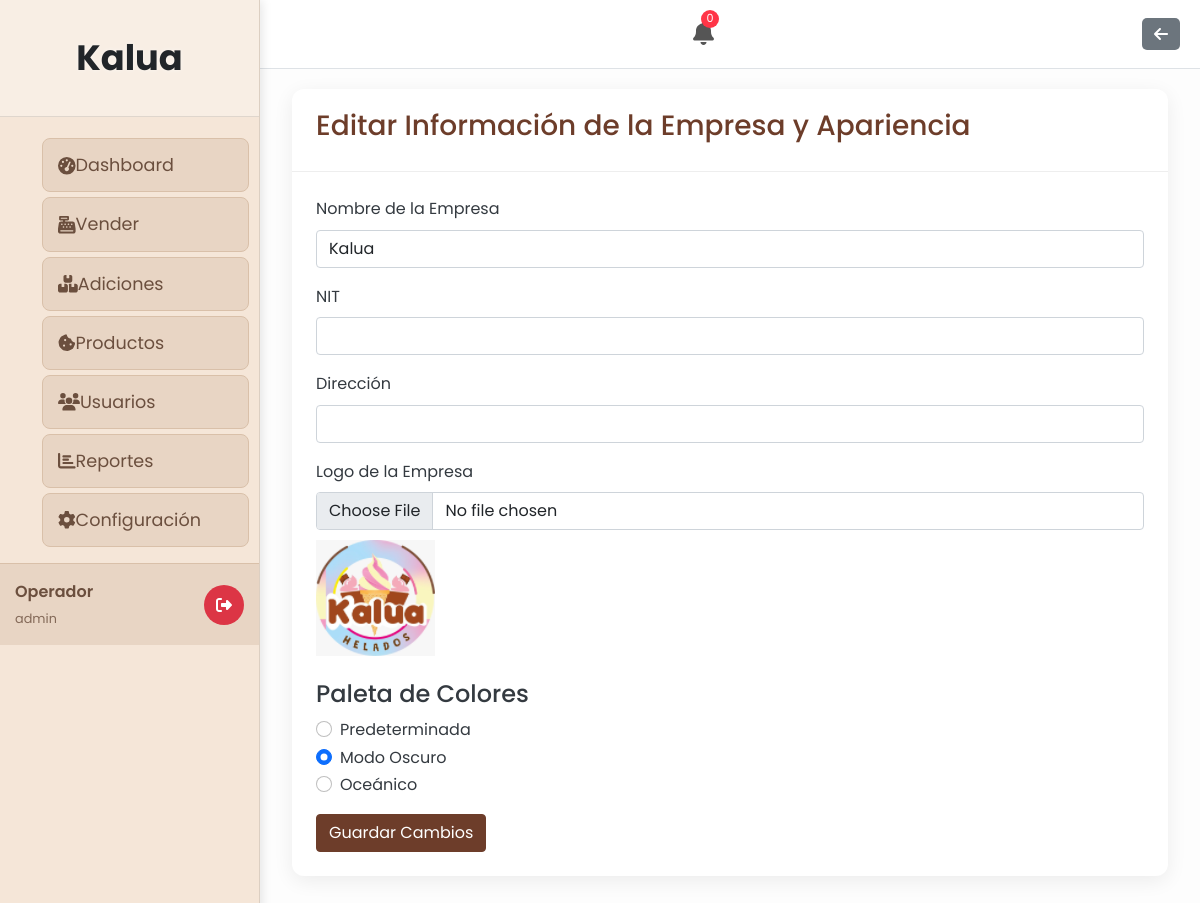
Page /configuracion.php (signed in) on the committed database.
### tables this page shows
CREATE TABLE `configuracion` (
  `id` int(11) NOT NULL,
  `nombre_empresa` varchar(255) NOT NULL,
  `nit` varchar(255) DEFAULT NULL,
  `direccion` varchar(255) DEFAULT NULL,
  `logo_url` varchar(255) DEFAULT NULL,
  `color_primario` varchar(7) DEFAULT '#4e73df',
  `color_secundario` varchar(7) DEFAULT '#1cc88a',
  `color_texto` varchar(7) DEFAULT '#ffffff'
);

### includes/auth_check.php (called while the page is built, shortened)
<?php
function isAdmin() {
    return isset($_SESSION['rol']) && ($_SESSION['rol'] === 'admin' || $_SESSION['rol'] === 'operador');
}
?>

### configuracion.php (the view, shortened to what this page needs)
<?php
require_once 'includes/auth_check.php';
$is_dashboard_page = true;
include 'includes/header.php';
?>
<div class="container-fluid">
    <div class="card">
        <div class="card-header">
            <h3 class="card-title">Editar Información de la Empresa y Apariencia</h3>
        </div>
        <div class="card-body">
            <form action="configuracion.php" method="POST" enctype="multipart/form-data">
                <div class="mb-3">
                    <label for="nombre_empresa" class="form-label">Nombre de la Empresa</label>
                    <input type="text" class="form-control" id="nombre_empresa" name="nombre_empresa" value="<?php echo htmlspecialchars($config['nombre_empresa'] ?? ''); ?>" required>
                </div>
                <div class="mb-3">
                    <label for="nit" class="form-label">NIT</label>
                    <input type="text" class="form-control" id="nit" name="nit" value="<?php echo htmlspecialchars($config['nit'] ?? ''); ?>">
                </div>
                <div class="mb-3">
                    <label for="direccion" class="form-label">Dirección</label>
                    <input type="text" class="form-control" id="direccion" name="direccion" value="<?php echo htmlspecialchars($config['direccion'] ?? ''); ?>">
                </div>
                <div class="mb-3">
                    <label for="logo" class="form-label">Logo de la Empresa</label>
                    <input type="file" class="form-control" id="logo" name="logo">
                    <?php if (!empty($config['logo_url'])): ?>
                        <img src="<?php echo htmlspecialchars($config['logo_url']); ?>" alt="Logo actual" style="max-width: 150px; margin-top: 10px;">
                    <?php endif; ?>
                </div>
                <h4 class="mt-4">Paleta de Colores</h4>
                <div class="mb-3">
                    <div class="form-check">
                        <input class="form-check-input" type="radio" name="palette" id="palette_default" value="default" <?php echo ($config['color_primario'] == '#FFFFFF') ? 'checked' : ''; ?>>
                        <label class="form-check-label" for="palette_default">Predeterminada</label>
                    </div>
                    <div class="form-check">
                        <input class="form-check-input" type="radio" name="palette" id="palette_dark" value="dark" <?php echo ($config['color_primario'] == '#212529') ? 'checked' : ''; ?>>
                        <label class="form-check-label" for="palette_dark">Modo Oscuro</label>
                    </div>
                    <div class="form-check">
                        <input class="form-check-input" type="radio" name="palette" id="palette_oceanic" value="oceanic" <?php echo ($config['color_primario'] == '#E0F7FA') ? 'checked' : ''; ?>>
                        <label class="form-check-label" for="palette_oceanic">Oceánico</label>
                    </div>
                </div>
                <button type="submit" class="btn btn-primary">Guardar Cambios</button>
            </form>
        </div>
    </div>
</div>
<?php include 'includes/footer.php'; ?>

### includes/header.php (shortened to what this page needs)
<?php
$conn = new mysqli(DB_HOST, DB_USER, DB_PASS, DB_NAME);
if ($conn->connect_error) {
    $site_name = 'App';
    $logo_url = '';
    $color_primario = '#343a40';
    $color_secundario = '#ffffff';
    $color_texto = '#000000';
} else {
    $result = $conn->query("SELECT nombre_empresa, logo_url, color_primario, color_secundario, color_texto FROM configuracion WHERE id = 1");
    if ($result && $result->num_rows > 0) {
        $config = $result->fetch_assoc();
        $site_name = $config['nombre_empresa'];
    } else {
        $site_name = 'App';
        $logo_url = '';
        $color_primario = '#343a40';
        $color_secundario = '#ffffff';
        $color_texto = '#000000';
    }
}
$is_dashboard_page = isset($is_dashboard_page) && $is_dashboard_page === true;
?><!DOCTYPE html>
<html lang="es">
<head>
    <link rel="stylesheet" href="public/css/bootstrap/bootstrap.min.css">
    <link rel="stylesheet" href="public/css/all.min.css">
    <link rel="stylesheet" href="public/css/style.css">
    <link rel="stylesheet" href="https://cdnjs.cloudflare.com/ajax/libs/font-awesome/6.0.0-beta3/css/all.min.css">
    <link href="https://cdn.jsdelivr.net/npm/simple-datatables@latest/dist/style.css" rel="stylesheet" />
    <link href="public/css/style.css" rel="stylesheet" />
</head>
<body class="sb-nav-fixed <?php echo $is_dashboard_page ? 'sb-sidenav-toggled' : ''; ?>">
<?php if ($is_dashboard_page && isset($_SESSION['login']) && $_SESSION['login'] === true): ?>
    <div class="dashboard-layout">
        <aside class="sidebar">
                <div class="sidebar-header">
                    <a href="dashboard.php" class="sidebar-brand">
                        <?php echo htmlspecialchars($site_name); ?>
                    </a>
                </div>
                <nav class="sidebar-nav">
                    <ul>
                        <li><a href="dashboard.php"><i class="fas fa-tachometer-alt"></i><span>Dashboard</span></a></li>
                        <?php if (isAdmin()): ?>
                            <li><a href="galeria_venta.php"><i class="fas fa-cash-register"></i><span>Vender</span></a></li>
                            <li><a href="inventario.php"><i class="fas fa-boxes"></i><span>Adiciones</span></a></li>
                            <li><a href="productos.php"><i class="fas fa-cookie-bite"></i><span>Productos</span></a></li>
                            <li><a href="usuarios.php"><i class="fas fa-users"></i><span>Usuarios</span></a></li>
                            <li><a href="ventas.php"><i class="fas fa-chart-bar"></i><span>Reportes</span></a></li>
                            <li><a href="configuracion.php"><i class="fas fa-cog"></i><span>Configuración</span></a></li>
                        <?php elseif (isInvitado()): ?>
                            <li><a href="galeria_venta.php"><i class="fas fa-cash-register"></i><span>Vender</span></a></li>
                            <li><a href="ventas.php"><i class="fas fa-chart-bar"></i><span>Reportes</span></a></li>
                        <?php else: ?>
                            <li><a href="galeria_venta.php"><i class="fas fa-store"></i><span>Tienda</span></a></li>
                        <?php endif; ?>
                    </ul>
                </nav>
                <div class="sidebar-footer">
                    <div class="user-info">
                        <span class="user-name"><?php echo htmlspecialchars($_SESSION['nombre_usuario']); ?></span>
                        <small class="user-role"><?php echo htmlspecialchars($_SESSION['rol']); ?></small>
                    </div>
                    <a href="logout.php" class="logout-link" title="Cerrar Sesión"><i class="fas fa-sign-out-alt"></i></a>
                </div>
            </aside>
            <div class="main-wrapper">
                <header class="top-header">
                    <div class="notification-bell-container">
                        <button id="notificationBell" class="notification-bell" title="Notificaciones">
                            <i class="fas fa-bell"></i>
                            <span class="notification-badge" id="notificationCount">0</span>
                        </button>
                    </div>
                    <?php
                    $current_page = basename($_SERVER['PHP_SELF']);
                    if ($current_page == 'dashboard.php') { ?>
                        <a href="logout.php" class="btn-header-action btn-logout" title="Cerrar Sesión">
                            <i class="fas fa-sign-out-alt"></i>
                        </a>
                    <?php } elseif ($current_page == 'galeria_venta.php') { ?>
                        <a href="dashboard.php" class="btn-header-action btn-back" title="Volver al Dashboard">
                            <i class="fas fa-arrow-left"></i>
                        </a>
                    <?php } else { ?>
                        <a href="javascript:history.back()" class="btn-header-action btn-back" title="Volver">
                            <i class="fas fa-arrow-left"></i>
                        </a>
                    <?php } ?>
                </header>
                <main class="main-content">
        <?php else: ?>
            <main>
        <?php endif; ?>
</body>
</html>

### public/css/style.css (style rules this page uses)
* { margin: 0; padding: 0; box-sizing: border-box; }
body { font-family: 'Poppins', sans-serif; background-color: #fdfdfd; color: #343a40; line-height: 1.6; }
.dashboard-layout { display: flex; min-height: 100vh; }
.sidebar { width: 260px; background-color: #6D3D2A; color: #fff; position: fixed; height: 100%; z-index: 1000; transition: left 0.3s ease-in-out; }
.main-wrapper { flex-grow: 1; margin-left: 260px; transition: margin-left 0.3s ease-in-out; }
.top-header { display: flex; justify-content: space-between; align-items: center; padding: 10px 20px; background-color: #fff; border-bottom: 1px solid #dee2e6; }
.btn-header-action { display: inline-flex; align-items: center; justify-content: center; padding: 8px 12px; border-radius: 5px; color: white; text-decoration: none; transition: background-color 0.3s ease; border: none; font-size: 1rem; }
.btn-header-action.btn-back { background-color: #6c757d; }
@media (min-width: 769px) { .sidebar { left: 0; } }
.sidebar-header { padding: 1.5rem; text-align: center; border-bottom: 1px solid rgba(255, 255, 255, 0.1); }
.sidebar-brand { color: #FCEE9F; font-size: 1.8rem; font-weight: 700; text-decoration: none; }
.sidebar-nav { flex-grow: 1; }
.sidebar-nav ul { list-style: none; padding-top: 1rem; }
.sidebar-nav a { display: flex; align-items: center; padding: 1rem 1.5rem; color: #C2E4F4; text-decoration: none; transition: background-color 0.3s, color 0.3s; border-left: 4px solid transparent; }
.sidebar-footer { padding: 1.5rem; border-top: 1px solid rgba(255, 255, 255, 0.1); display: flex; align-items: center; justify-content: space-between; }
.user-info .user-name { display: block; font-weight: 600; }
.user-info .user-role { font-size: 0.8rem; opacity: 0.8; }
.sidebar { width: 260px; position: fixed; top: 0; left: 0; height: 100%; background-color: #6D3D2A; z-index: 1020; transition: left 0.3s ease-in-out; }
.main-wrapper { transition: margin-left 0.3s ease-in-out; }
@media (min-width: 769px) { .main-wrapper { margin-left: 260px; } }
.card { background-color: #fff; border: none; border-radius: 12px; box-shadow: 0 5px 20px rgba(0, 0, 0, 0.07); margin-bottom: 2rem; }
.card-header { padding: 1.25rem 1.5rem; background-color: transparent; border-bottom: 1px solid #eee; font-size: 1.2rem; font-weight: 600; color: #6D3D2A; }
.card-body { padding: 1.5rem; }
.btn-primary { background-color: #6D3D2A; border-color: #6D3D2A; color: #fff; }
.card-body { flex-grow: 1; display: flex; flex-direction: column; justify-content: flex-end; }

### includes/header.php (style rules this page uses)
body { overflow-x: hidden; }
.main-wrapper { width: 100%; overflow-x: hidden; }
.main-content { padding: 20px; overflow-x: hidden; }

### rows in the picture
configuracion: nombre_empresa "Kalua", logo_url (picture), color_primario "☐ Predeterminada", color_primario "☑ Modo Oscuro", color_primario "☐ Oceánico"

### other values in the picture
$_SESSION['nombre_usuario'] "Operador"
$_SESSION['rol'] "admin"
